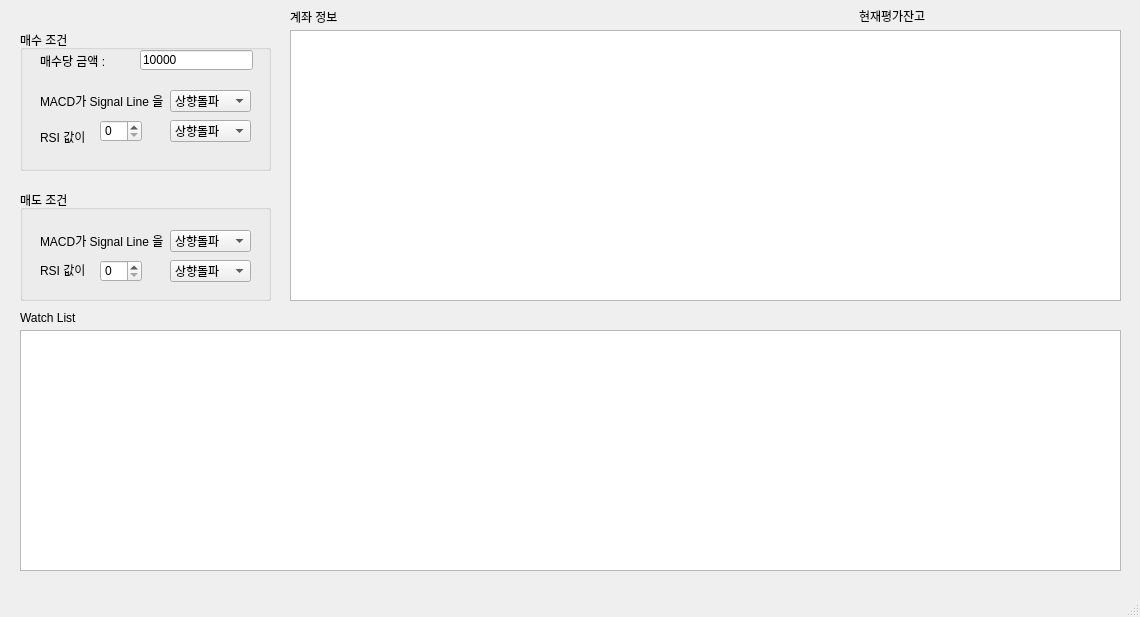
<?xml version="1.0" encoding="UTF-8"?>
<ui version="4.0">
 <class>MainWindow</class>
 <widget class="QMainWindow" name="MainWindow">
  <property name="geometry">
   <rect>
    <x>0</x>
    <y>0</y>
    <width>1140</width>
    <height>617</height>
   </rect>
  </property>
  <property name="windowTitle">
   <string>한국투자증권 시스템트레이딩 </string>
  </property>
  <widget class="QWidget" name="centralwidget">
   <widget class="QTableView" name="accountTableView">
    <property name="geometry">
     <rect>
      <x>290</x>
      <y>30</y>
      <width>831</width>
      <height>271</height>
     </rect>
    </property>
    <attribute name="horizontalHeaderDefaultSectionSize">
     <number>80</number>
    </attribute>
   </widget>
   <widget class="QLabel" name="label">
    <property name="geometry">
     <rect>
      <x>290</x>
      <y>10</y>
      <width>47</width>
      <height>13</height>
     </rect>
    </property>
    <property name="text">
     <string>계좌 정보</string>
    </property>
   </widget>
   <widget class="QGroupBox" name="groupBox">
    <property name="geometry">
     <rect>
      <x>20</x>
      <y>30</y>
      <width>251</width>
      <height>141</height>
     </rect>
    </property>
    <property name="title">
     <string>매수 조건</string>
    </property>
    <widget class="QSpinBox" name="buyRSIValueSpinBox">
     <property name="geometry">
      <rect>
       <x>80</x>
       <y>90</y>
       <width>42</width>
       <height>22</height>
      </rect>
     </property>
    </widget>
    <widget class="QLabel" name="label_2">
     <property name="geometry">
      <rect>
       <x>20</x>
       <y>60</y>
       <width>151</width>
       <height>21</height>
      </rect>
     </property>
     <property name="text">
      <string>MACD가 Signal Line 을</string>
     </property>
    </widget>
    <widget class="QComboBox" name="buyMACDTypeComboBox">
     <property name="geometry">
      <rect>
       <x>150</x>
       <y>60</y>
       <width>81</width>
       <height>22</height>
      </rect>
     </property>
     <item>
      <property name="text">
       <string>상향돌파</string>
      </property>
     </item>
     <item>
      <property name="text">
       <string>하향돌파</string>
      </property>
     </item>
     <item>
      <property name="text">
       <string>이상</string>
      </property>
     </item>
     <item>
      <property name="text">
       <string>이하</string>
      </property>
     </item>
    </widget>
    <widget class="QComboBox" name="buyRSITypeComboBox">
     <property name="geometry">
      <rect>
       <x>150</x>
       <y>90</y>
       <width>81</width>
       <height>22</height>
      </rect>
     </property>
     <item>
      <property name="text">
       <string>상향돌파</string>
      </property>
     </item>
     <item>
      <property name="text">
       <string>하향돌파</string>
      </property>
     </item>
    </widget>
    <widget class="QLabel" name="label_3">
     <property name="geometry">
      <rect>
       <x>20</x>
       <y>100</y>
       <width>47</width>
       <height>13</height>
      </rect>
     </property>
     <property name="text">
      <string>RSI 값이</string>
     </property>
    </widget>
    <widget class="QLabel" name="label_6">
     <property name="geometry">
      <rect>
       <x>20</x>
       <y>20</y>
       <width>71</width>
       <height>21</height>
      </rect>
     </property>
     <property name="text">
      <string>매수당 금액 : </string>
     </property>
    </widget>
    <widget class="QLineEdit" name="buyAmountLineEdit">
     <property name="geometry">
      <rect>
       <x>120</x>
       <y>20</y>
       <width>113</width>
       <height>20</height>
      </rect>
     </property>
     <property name="text">
      <string>10000</string>
     </property>
    </widget>
   </widget>
   <widget class="QGroupBox" name="groupBox_2">
    <property name="geometry">
     <rect>
      <x>20</x>
      <y>190</y>
      <width>251</width>
      <height>111</height>
     </rect>
    </property>
    <property name="title">
     <string>매도 조건</string>
    </property>
    <widget class="QSpinBox" name="sellRSIValueSpinBox">
     <property name="geometry">
      <rect>
       <x>80</x>
       <y>70</y>
       <width>42</width>
       <height>22</height>
      </rect>
     </property>
    </widget>
    <widget class="QLabel" name="label_4">
     <property name="geometry">
      <rect>
       <x>20</x>
       <y>40</y>
       <width>151</width>
       <height>21</height>
      </rect>
     </property>
     <property name="text">
      <string>MACD가 Signal Line 을</string>
     </property>
    </widget>
    <widget class="QComboBox" name="sellMACDTypeComboBox">
     <property name="geometry">
      <rect>
       <x>150</x>
       <y>40</y>
       <width>81</width>
       <height>22</height>
      </rect>
     </property>
     <item>
      <property name="text">
       <string>상향돌파</string>
      </property>
     </item>
     <item>
      <property name="text">
       <string>하향돌파</string>
      </property>
     </item>
     <item>
      <property name="text">
       <string>이상</string>
      </property>
     </item>
     <item>
      <property name="text">
       <string>이하</string>
      </property>
     </item>
    </widget>
    <widget class="QComboBox" name="sellRSITypeComboBox">
     <property name="geometry">
      <rect>
       <x>150</x>
       <y>70</y>
       <width>81</width>
       <height>22</height>
      </rect>
     </property>
     <item>
      <property name="text">
       <string>상향돌파</string>
      </property>
     </item>
     <item>
      <property name="text">
       <string>하향돌파</string>
      </property>
     </item>
    </widget>
    <widget class="QLabel" name="label_5">
     <property name="geometry">
      <rect>
       <x>20</x>
       <y>70</y>
       <width>47</width>
       <height>20</height>
      </rect>
     </property>
     <property name="text">
      <string>RSI 값이</string>
     </property>
    </widget>
   </widget>
   <widget class="QTableView" name="watchListTableView">
    <property name="geometry">
     <rect>
      <x>20</x>
      <y>330</y>
      <width>1101</width>
      <height>241</height>
     </rect>
    </property>
   </widget>
   <widget class="QLabel" name="label_7">
    <property name="geometry">
     <rect>
      <x>20</x>
      <y>310</y>
      <width>111</width>
      <height>16</height>
     </rect>
    </property>
    <property name="text">
     <string>Watch List</string>
    </property>
   </widget>
   <widget class="QLabel" name="domesticCurrentBalanceLabel">
    <property name="geometry">
     <rect>
      <x>859</x>
      <y>6</y>
      <width>141</width>
      <height>20</height>
     </rect>
    </property>
    <property name="text">
     <string>현재평가잔고</string>
    </property>
   </widget>
  </widget>
  <widget class="QMenuBar" name="menubar">
   <property name="geometry">
    <rect>
     <x>0</x>
     <y>0</y>
     <width>1140</width>
     <height>21</height>
    </rect>
   </property>
  </widget>
  <widget class="QStatusBar" name="statusbar"/>
 </widget>
 <resources/>
 <connections/>
</ui>
